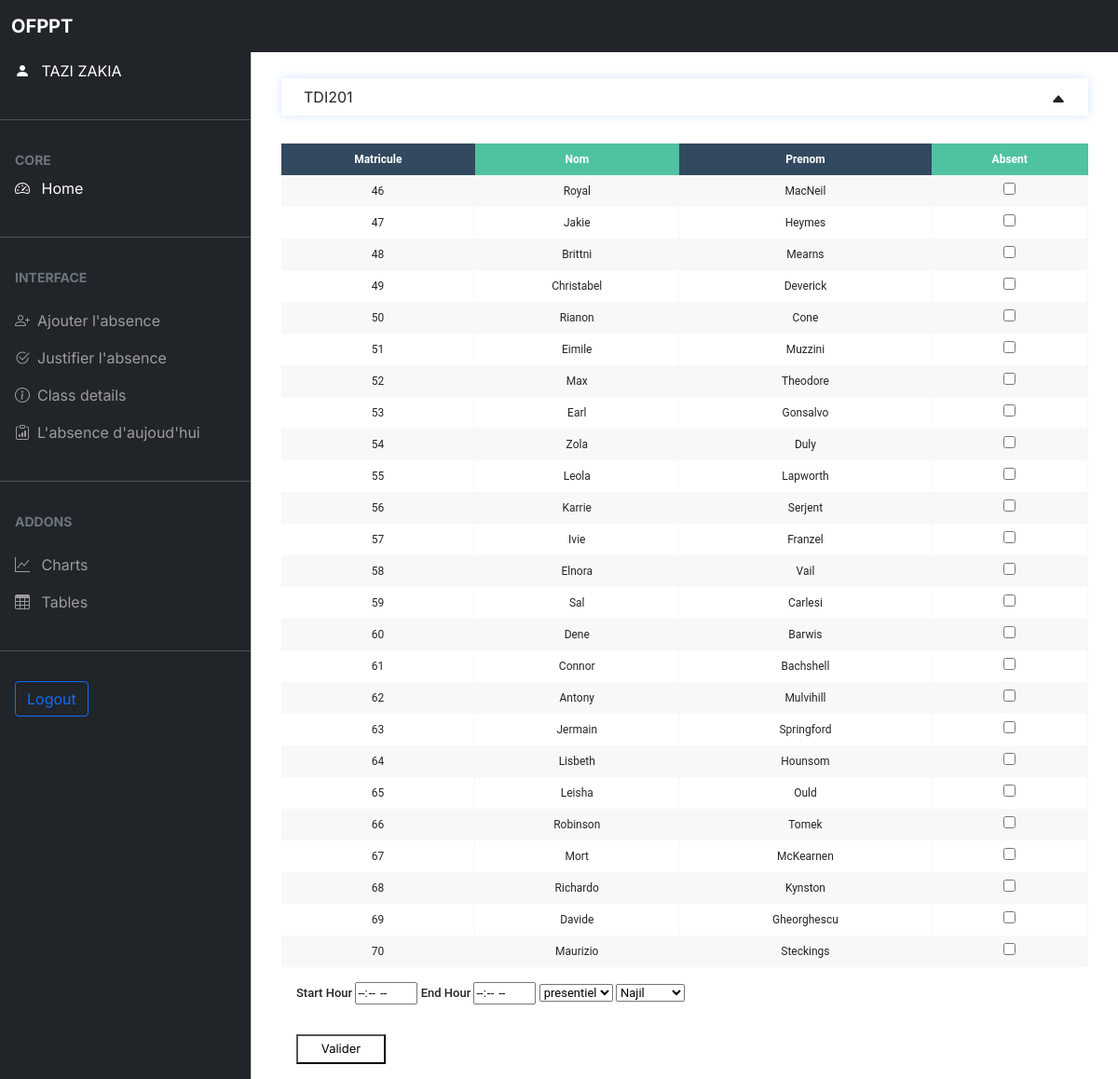
/ajoute_absence.php?nomFil=TDI201 (signed in), run on the app's committed database.
### tables this page shows
create table stagiaire(
	id_st INT PRIMARY KEY auto_increment NOT NULL,
    nom_st varchar(100) NOT NULL,
    prenom_st varchar(100) NOT NULL,
    code_fil INT NOT NULL,
    heure_absence_st int unsigned ,
    numero_parents varchar(50) NOT NULL,
    FOREIGN KEY (code_fil) REFERENCES filiere(code_fil)
    );

### includes/function.inc.php (the view, shortened to what this page needs)
<?php
function showStudents($conn, $nomFil)
{
    $sql = "SELECT id_st ,nom_st , prenom_st , heure_absence_st
                    FROM stagiaire as S , filiere as F
                    where F.code_fil = S.code_fil AND F.nom_fil = ? ;";
    $stmt = mysqli_stmt_init($conn);
    if (!mysqli_stmt_prepare($stmt, $sql)) {
        echo "statement Problem";
        exit();
    }
    mysqli_stmt_bind_param($stmt, "s", $nomFil);
    mysqli_stmt_execute($stmt);
    $result = mysqli_stmt_get_result($stmt);
    return $result;
}
function prof($conn, $nomFil)
{
    $sql =  "SELECT nom_tch,T.id_tch FROM teachers as T, filiere as F ,reltf as R
        where R.code_fil = F.code_fil
        and R.id_tch = T.id_tch and F.nom_fil = '$nomFil' ;";
    $result =  mysqli_query($conn, $sql);
    return $result;
}
function studentTable($conn, $nomFil)
{
    $resultProfs = prof($conn, $nomFil);
    $resultData = showStudents($conn, $nomFil);
    if (mysqli_num_rows($resultData) > 0) {
        echo "
            <section class='section_justif'>
            <table class='table_ajoute_stagiaire'>
            <tr>
                <th>Matricule</th>
                <th>Nom</th>
                <th>Prenom</th>
                <th>Absent</th>
            </tr>";
        while ($row = mysqli_fetch_assoc($resultData)) {
            $id = $row["id_st"];
            $nom = $row['nom_st'];
            $prenom = $row['prenom_st'];
            echo "
                <tr>
                    <td>$id</td>
                    <td><label for='$id'>$nom</label></td>
                    <td><label for='$id'>$prenom</label></td>
                    <td><input type='checkbox' id='$id' name='$id' value='$id' class='check'></td>
                </tr>";
        }
        echo "
         </table>
            <div class='table_hour'>
                <label for='start'>Start Hour </label>
                <input type='time' name='start' id='start' list='startList'required>
                <label for='end'>End Hour</label>
                <input type='time' name='end' id='end' list='endList'  required>
                <select name='seance'>
                    <option value='presentiel'>presentiel</option>
                    <option value='distanciel'>distanciel</option>
                </select>
                    <select name='prof'>
                ";
        while ($row = mysqli_fetch_assoc($resultProfs)) {
            $nom_tch = $row['nom_tch'];
            $id_tch = $row['id_tch'];
            echo "
                        <option value='$id_tch'>$nom_tch</option>
                    ";
        }
        echo "
                </select>
            </div>
        <div class='box_btn'>
            <button type='submit' name='ajab'>Valider</button>
        </div>
        </section>
        ";
    } else {
        echo "
            <section class='section_justif'>
                0 results
            </section>
                ";
    }
}

### css/style.css (style rules this page uses)
body, button { font-family: "Inter", sans-serif; }
:root { --offcanvas-width: 270px; --topNavbarHeight: 56px; }
@media (min-width: 992px) { body { overflow: auto !important; } }

### css/header_css.css (style rules this page uses)
.table_ajoute_stagiaire { border-radius: 5px; font-size: 12px; font-weight: normal; border: none; border-collapse: collapse; width: 100%; max-width: 100%; white-space: nowrap; background-color: white; }
.table_ajoute_stagiaire td, .table_ajoute_stagiaire th { text-align: center; padding: 8px; }
.table_ajoute_stagiaire td { border-right: 1px solid #f8f8f8; font-size: 12px; }
.table_ajoute_stagiaire th { color: #ffffff; background: #4FC3A1; }
.table_ajoute_stagiaire th:nth-child(odd) { color: #ffffff; background: #324960; }
.table_ajoute_stagiaire tr:nth-child(even) { background: #F8F8F8; }
.table_hour { padding: 1rem; font-weight: 500; }
.box_btn { padding: 1rem; display: flex; }
.box_btn button { width: 6rem; height: 2rem; background: none; }
section { font: 13px/1.5 "Roboto", sans-serif; padding: 50px; }
.section_justif { padding: 0 2rem; }

### data on the page
stagiaire: id_st "46", nom_st "Royal", prenom_st "MacNeil"
stagiaire: id_st "47", nom_st "Jakie", prenom_st "Heymes"
stagiaire: id_st "48", nom_st "Brittni", prenom_st "Mearns"
stagiaire: id_st "49", nom_st "Christabel", prenom_st "Deverick"
stagiaire: id_st "50", nom_st "Rianon", prenom_st "Cone"
stagiaire: id_st "51", nom_st "Eimile", prenom_st "Muzzini"
stagiaire: id_st "52", nom_st "Max", prenom_st "Theodore"
stagiaire: id_st "53", nom_st "Earl", prenom_st "Gonsalvo"
stagiaire: id_st "54", nom_st "Zola", prenom_st "Duly"
stagiaire: id_st "55", nom_st "Leola", prenom_st "Lapworth"
stagiaire: id_st "56", nom_st "Karrie", prenom_st "Serjent"
stagiaire: id_st "57", nom_st "Ivie", prenom_st "Franzel"
stagiaire: id_st "58", nom_st "Elnora", prenom_st "Vail"
stagiaire: id_st "59", nom_st "Sal", prenom_st "Carlesi"
stagiaire: id_st "60", nom_st "Dene", prenom_st "Barwis"
stagiaire: id_st "61", nom_st "Connor", prenom_st "Bachshell"
stagiaire: id_st "62", nom_st "Antony", prenom_st "Mulvihill"
stagiaire: id_st "63", nom_st "Jermain", prenom_st "Springford"
stagiaire: id_st "64", nom_st "Lisbeth", prenom_st "Hounsom"
stagiaire: id_st "65", nom_st "Leisha", prenom_st "Ould"
stagiaire: id_st "66", nom_st "Robinson", prenom_st "Tomek"
stagiaire: id_st "67", nom_st "Mort", prenom_st "McKearnen"
stagiaire: id_st "68", nom_st "Richardo", prenom_st "Kynston"
stagiaire: id_st "69", nom_st "Davide", prenom_st "Gheorghescu"
stagiaire: id_st "70", nom_st "Maurizio", prenom_st "Steckings"

### other printed values
$_SESSION['prenom'] "TAZI"
$_SESSION['nom'] "ZAKIA"
$nomFil "TDI201"
form field prof "Najil"
